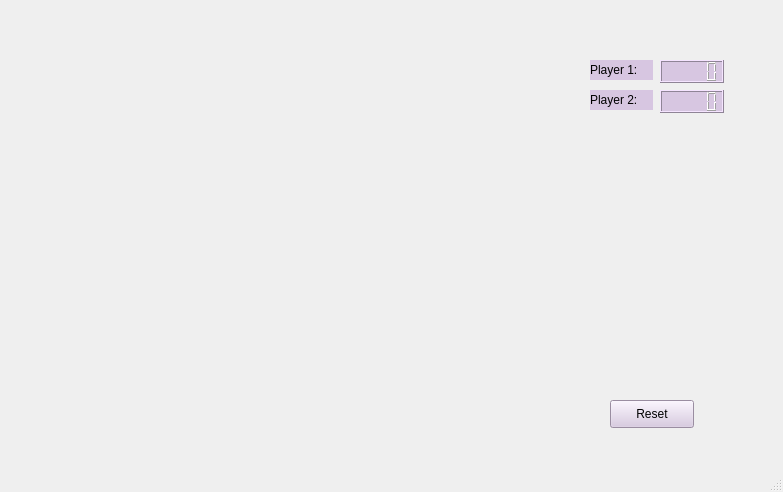
<?xml version="1.0" encoding="UTF-8"?>
<ui version="4.0">
 <class>MainWindow</class>
 <widget class="QMainWindow" name="MainWindow">
  <property name="geometry">
   <rect>
    <x>0</x>
    <y>0</y>
    <width>783</width>
    <height>492</height>
   </rect>
  </property>
  <property name="windowTitle">
   <string>MainWindow</string>
  </property>
  <widget class="QWidget" name="centralwidget">
   <widget class="QWidget" name="gridLayoutWidget">
    <property name="geometry">
     <rect>
      <x>30</x>
      <y>70</y>
      <width>551</width>
      <height>381</height>
     </rect>
    </property>
    <layout class="QGridLayout" name="cardGridLayout"/>
   </widget>
   <widget class="QPushButton" name="resetButton">
    <property name="geometry">
     <rect>
      <x>610</x>
      <y>400</y>
      <width>84</width>
      <height>28</height>
     </rect>
    </property>
    <property name="styleSheet">
     <string notr="true">background-color: rgb(215, 198, 225);
font: 16pt &quot;Clean&quot;;</string>
    </property>
    <property name="text">
     <string>Reset</string>
    </property>
   </widget>
   <widget class="QLabel" name="player1Label">
    <property name="geometry">
     <rect>
      <x>590</x>
      <y>60</y>
      <width>63</width>
      <height>20</height>
     </rect>
    </property>
    <property name="styleSheet">
     <string notr="true">background-color: rgb(215, 198, 225);
font: 16pt &quot;Clean&quot;;</string>
    </property>
    <property name="text">
     <string>Player 1:</string>
    </property>
   </widget>
   <widget class="QLabel" name="player2Label">
    <property name="geometry">
     <rect>
      <x>590</x>
      <y>90</y>
      <width>63</width>
      <height>20</height>
     </rect>
    </property>
    <property name="styleSheet">
     <string notr="true">background-color: rgb(215, 198, 225);
font: 16pt &quot;Clean&quot;;</string>
    </property>
    <property name="text">
     <string>Player 2:</string>
    </property>
   </widget>
   <widget class="QLCDNumber" name="player2ScoreLCDNum">
    <property name="geometry">
     <rect>
      <x>660</x>
      <y>90</y>
      <width>64</width>
      <height>23</height>
     </rect>
    </property>
    <property name="styleSheet">
     <string notr="true">background-color: rgb(215, 198, 225);</string>
    </property>
   </widget>
   <widget class="QLCDNumber" name="player1ScoreLCDNum">
    <property name="geometry">
     <rect>
      <x>660</x>
      <y>60</y>
      <width>64</width>
      <height>23</height>
     </rect>
    </property>
    <property name="styleSheet">
     <string notr="true">background-color: rgb(215, 198, 225);</string>
    </property>
   </widget>
  </widget>
  <widget class="QStatusBar" name="statusbar"/>
 </widget>
 <resources/>
 <connections/>
</ui>
